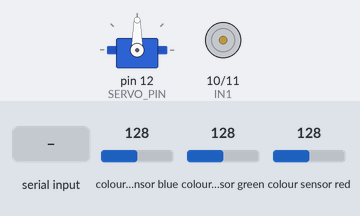
Recording of a sketch running on a simulated Arduino Uno, built with avr-gcc and run on an emulated ATmega328P. Shown: servo, motor-driver pin pairs drawn as motors (green arrow = first pin HIGH = forward, orange = second pin HIGH = backward, longer = more drive, scaled by the enable pin). Wiring (inferred from the names in the program): TCS3200 colour sensor: output pin 6; S2 pin 4; S3 pin 5; S0 pin 2; S1 pin 3. The test bench sets the inputs (shaded band); at power-on: colour sensor blue 128, colour sensor green 128, colour sensor red 128. What the sketch prints to the serial monitor is not drawn.

Above: at 1.6 s.
1.7 s: "VERDE" received over Serial
At 3.5 s:
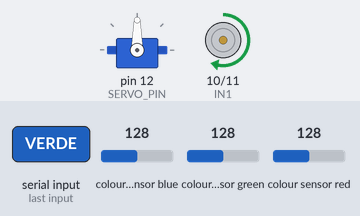
3.8 s: "1" received over Serial
At 4.5 s:
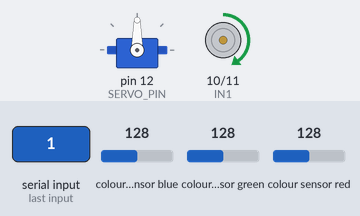
5.3 s: "3" received over Serial
At 6.6 s:
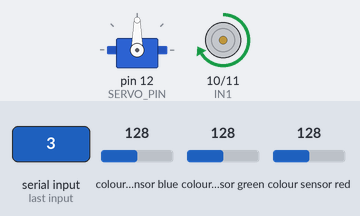
Timing chart, 0 to 8.3 s (numbered marks = the images above; inputs shaded):
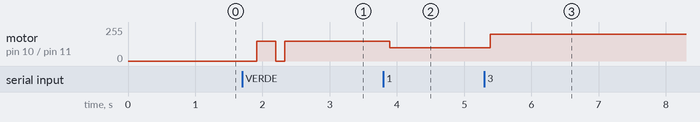

The sketch:

sketch_nov17a.ino
```cpp
#include <Servo.h>

// Pines para el sensor TCS3200
#define S0 2
#define S1 3
#define S2 4
#define S3 5
#define OUT 6

// Pines para el driver L298N
#define ENA 9
#define IN1 10
#define IN2 11

// Pin para el servomotor
#define SERVO_PIN 12

// Variables para colores
int valorR = 0;
int valorG = 0;
int valorB = 0;

// Umbrales calibrados
const int ROJO_R = 700;
const int ROJO_G = 730;
const int ROJO_B = 700;
const int AZUL_R = 1000;
const int AZUL_B = 600;
const int VERDE_R = 900;
const int VERDE_G = 680;
const int VERDE_B = 680;

// Crear objeto servo
Servo miServo;

// Variables de control
bool motorEncendido = false;
String colorActual = "";
String colorAnterior = "";
int velocidadMotor = 150;
const int VELOCIDAD_MINIMA = 100;
const int VELOCIDAD_MAXIMA = 255;

// 🆕 CONTADORES DE UNIDADES POR COLOR
int contadorRojo = 0;
int contadorVerde = 0;
int contadorAzul = 0;
int contadorTotal = 0;

void setup() {
  // Configurar motor
  pinMode(ENA, OUTPUT);
  pinMode(IN1, OUTPUT);
  pinMode(IN2, OUTPUT);

  // Configurar sensor
  pinMode(S0, OUTPUT);
  pinMode(S1, OUTPUT);
  pinMode(S2, OUTPUT);
  pinMode(S3, OUTPUT);
  pinMode(OUT, INPUT);

  // Configurar servo
  miServo.attach(SERVO_PIN);

  digitalWrite(S0, HIGH);
  digitalWrite(S1, LOW);

  Serial.begin(9600);

  // Iniciar con motor apagado
  detenerMotor();
  miServo.write(90);

  Serial.println("🤖 SISTEMA CLASIFICADOR CON CONTADOR");
  Serial.println("==================================================");
  Serial.println("🎯 CONTADORES INICIALES:");
  Serial.println("   🔴 ROJO: 0 unidades");
  Serial.println("   🟢 VERDE: 0 unidades");
  Serial.println("   🔵 AZUL: 0 unidades");
  Serial.println("   📊 TOTAL: 0 unidades");
  Serial.println("==================================================");
  Serial.println("🎮 COMANDOS:");
  Serial.println("   e - ENCENDER motor");
  Serial.println("   d - APAGAR motor");
  Serial.println("   1-4 - Control de velocidad");
  Serial.println("   c - Mostrar CONTADORES actuales");
  Serial.println("   r - RESETEAR contadores");
  Serial.println("   s - Estado del sistema");
  Serial.println("==================================================");
}

void loop() {
  // 1. Verificar comandos del usuario
  if (Serial.available()) {
    char comando = Serial.read();
    procesarComando(comando);
  }

  // 2. Leer sensor
  static unsigned long ultimaLectura = 0;
  if (millis() - ultimaLectura >= 500) {
    leerColor();

    Serial.print("📊 R:");
    Serial.print(valorR);
    Serial.print(" G:");
    Serial.print(valorG);
    Serial.print(" B:");
    Serial.print(valorB);

    String colorDetectado = clasificarColor();
    Serial.print(" -> 🎨 ");
    Serial.println(colorDetectado);

    // 🆕 DETECTAR NUEVO COLOR Y CONTAR
    if (colorDetectado != "DESCONOCIDO" && colorDetectado != colorAnterior) {
      moverServo(colorDetectado);
      contarUnidad(colorDetectado);  // 🆕 CONTAR LA UNIDAD
      colorAnterior = colorDetectado;
      colorActual = colorDetectado;
    }

    ultimaLectura = millis();
  }

  delay(100);
}

// 🆕 FUNCIÓN PARA CONTAR UNIDADES
void contarUnidad(String color) {
  if (color == "ROJO") {
    contadorRojo++;
    contadorTotal++;
    Serial.println("🔴 +1 UNIDAD ROJA");
    mostrarResumenParcial();
  }
  else if (color == "VERDE") {
    contadorVerde++;
    contadorTotal++;
    Serial.println("🟢 +1 UNIDAD VERDE");
    mostrarResumenParcial();
  }
  else if (color == "AZUL") {
    contadorAzul++;
    contadorTotal++;
    Serial.println("🔵 +1 UNIDAD AZUL");
    mostrarResumenParcial();
  }
}

// 🆕 FUNCIÓN PARA MOSTRAR RESUMEN PARCIAL
void mostrarResumenParcial() {
  Serial.print("   📊 ACUMULADO: ");
  Serial.print(contadorRojo);
  Serial.print(" rojas, ");
  Serial.print(contadorVerde);
  Serial.print(" verdes, ");
  Serial.print(contadorAzul);
  Serial.print(" azules");
  Serial.print(" → TOTAL: ");
  Serial.println(contadorTotal);
}

// 🆕 FUNCIÓN PARA MOSTRAR CONTADORES COMPLETOS
void mostrarContadoresCompletos() {
  Serial.println("==================================================");
  Serial.println("📊 CONTADOR FINAL DE UNIDADES");
  Serial.println("==================================================");
  Serial.print("   🔴 ROJO:    ");
  Serial.print(contadorRojo);
  Serial.println(" unidades");

  Serial.print("   🟢 VERDE:   ");
  Serial.print(contadorVerde);
  Serial.println(" unidades");

  Serial.print("   🔵 AZUL:    ");
  Serial.print(contadorAzul);
  Serial.println(" unidades");

  Serial.println("   ─────────────────────────");
  Serial.print("   📊 TOTAL:   ");
  Serial.print(contadorTotal);
  Serial.println(" unidades");
  Serial.println("==================================================");
}

void procesarComando(char comando) {
  switch(comando) {
    case '1':
      velocidadMotor = 100;
      Serial.println("🚗 Velocidad 100");
      if (motorEncendido) encenderMotor();
      break;

    case '2':
      velocidadMotor = 150;
      Serial.println("🚀 Velocidad 150");
      if (motorEncendido) encenderMotor();
      break;

    case '3':
      velocidadMotor = 200;
      Serial.println("⚡ Velocidad 200");
      if (motorEncendido) encenderMotor();
      break;

    case '4':
      velocidadMotor = 255;
      Serial.println("🔥 Velocidad 255");
      if (motorEncendido) encenderMotor();
      break;

    case '+':
      velocidadMotor = min(255, velocidadMotor + 20);
      Serial.print("📈 Velocidad: ");
      Serial.println(velocidadMotor);
      if (motorEncendido) encenderMotor();
      break;

    case '-':
      velocidadMotor = max(100, velocidadMotor - 20);
      Serial.print("📉 Velocidad: ");
      Serial.println(velocidadMotor);
      if (motorEncendido) encenderMotor();
      break;

    case 'e': case 'E':  // ENCENDER MOTOR
      if (!motorEncendido) {
        encenderMotor();
        motorEncendido = true;
        Serial.print("🚀 MOTOR ENCENDIDO - Velocidad: ");
        Serial.println(velocidadMotor);
      } else {
        Serial.println("⚠️  Motor YA encendido");
      }
      break;

    case 'd': case 'D':  // APAGAR MOTOR
      if (motorEncendido) {
        detenerMotor();
        motorEncendido = false;
        Serial.println("🛑 MOTOR APAGADO");
      } else {
        Serial.println("⚠️  Motor YA apagado");
      }
      break;

    case 'c': case 'C':  // 🆕 MOSTRAR CONTADORES COMPLETOS
      mostrarContadoresCompletos();
      break;

    case 'r': case 'R':  // 🆕 RESETEAR CONTADORES
      contadorRojo = 0;
      contadorVerde = 0;
      contadorAzul = 0;
      contadorTotal = 0;
      Serial.println("🔄 CONTADORES REINICIADOS A CERO");
      Serial.println("   🔴 ROJO: 0 unidades");
      Serial.println("   🟢 VERDE: 0 unidades");
      Serial.println("   🔵 AZUL: 0 unidades");
      Serial.println("   📊 TOTAL: 0 unidades");
      break;

    case 's': case 'S':  // ESTADO
      Serial.println("📊 ESTADO ACTUAL DEL SISTEMA:");
      Serial.print("   Motor: ");
      Serial.println(motorEncendido ? "🟢 ENCENDIDO" : "🔴 APAGADO");
      Serial.print("   Velocidad: ");
      Serial.println(velocidadMotor);
      Serial.print("   Último color detectado: ");
      Serial.println(colorActual != "" ? colorActual : "Ninguno");
      Serial.print("   Unidades clasificadas: ");
      Serial.println(contadorTotal);
      break;

    default:
      Serial.println("❌ Comando no válido");
      Serial.println("💡 Comandos: e=Encender, d=Apagar, 1-4=Velocidad");
      Serial.println("             c=Contadores, r=Reset, s=Estado");
      break;
  }
}

void moverServo(String color) {
  Serial.print("📍 Servo movido a: ");
  if (color == "ROJO") {
    miServo.write(90);
    Serial.println("90° (ROJO)");
  }
  else if (color == "AZUL") {
    miServo.write(160);
    Serial.println("160° (AZUL)");
  }
  else if (color == "VERDE") {
    miServo.write(30);
    Serial.println("30° (VERDE)");
  }
}

void encenderMotor() {
  digitalWrite(IN1, HIGH);
  digitalWrite(IN2, LOW);
  analogWrite(ENA, velocidadMotor);
}

void detenerMotor() {
  digitalWrite(IN1, LOW);
  digitalWrite(IN2, LOW);
  analogWrite(ENA, 0);
}

void leerColor() {
  digitalWrite(S2, LOW);
  digitalWrite(S3, LOW);
  valorR = pulseIn(OUT, LOW);
  delay(10);

  digitalWrite(S2, HIGH);
  digitalWrite(S3, HIGH);
  valorG = pulseIn(OUT, LOW);
  delay(10);

  digitalWrite(S2, LOW);
  digitalWrite(S3, HIGH);
  valorB = pulseIn(OUT, LOW);
  delay(10);
}

String clasificarColor() {
  if (valorR < ROJO_R && valorG > ROJO_G && valorB > ROJO_B) {
    return "ROJO";
  }
  else if (valorR > AZUL_R && valorB < AZUL_B) {
    return "AZUL";
  }
  else if (valorR > VERDE_R && valorG < VERDE_G && valorB > VERDE_B) {
    return "VERDE";
  }
  else {
    return "DESCONOCIDO";
  }
}
```

Measured:
- after the input at 1.7 s, motor on pin 10 (IN1) / pin 11 (IN2): stopped → forward 150/255 after 0.22 s, → stopped 0.28 s later, → forward 150/255 0.13 s later
- after the input at 3.8 s, motor on pin 10 (IN1) / pin 11 (IN2): forward 150/255 → forward 100/255 after 0.09 s
- after the input at 5.3 s, motor on pin 10 (IN1) / pin 11 (IN2): forward 100/255 → forward 200/255 after 0.09 s
